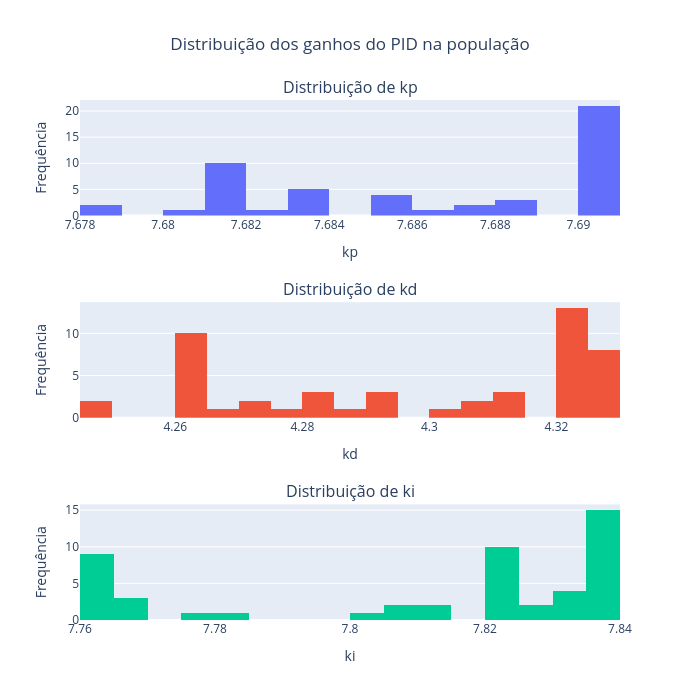

Source (notebook cell):
### Code cell
# @title Figura 2: Histogramas dos ganhos na população da geração final

fig = make_subplots(
    rows=3, cols=1,
    subplot_titles=("Distribuição de kp", "Distribuição de kd", "Distribuição de ki")
)

fig.add_trace(
    go.Histogram(x=pop[:,0], nbinsx=20, name="kp"),
    row=1, col=1
)

fig.add_trace(
    go.Histogram(x=pop[:,1], nbinsx=20, name="kd"),
    row=2, col=1
)

fig.add_trace(
    go.Histogram(x=pop[:,2], nbinsx=20, name="ki"),
    row=3, col=1
)

fig.update_layout(
    title=dict(
        text='Distribuição dos ganhos do PID na população',
        x=0.5
    ),
    width=700,
    height=700,
    showlegend=False
)

fig.update_xaxes(title_text="kp", row=1, col=1)
fig.update_xaxes(title_text="kd", row=2, col=1)
fig.update_xaxes(title_text="ki", row=3, col=1)

fig.update_yaxes(title_text="Frequência")

fig.show()

### Figure 1 — Plotly figure (JSON) as saved in the notebook; plotly's stock layout.template omitted (floating-point values rounded to 4 significant figures)
{"data": [{"name": "kp", "nbinsx": 20, "type": "histogram", "x": [7.684, 7.683, 7.69, 7.681, 7.681, 7.681, 7.684, 7.691, 7.69, 7.681, 7.69, 7.69, 7.69, 7.678, 7.69, 7.684, 7.687, 7.678, 7.681, 7.69, 7.69, 7.69, 7.69, 7.681, 7.685, 7.681, 7.686, 7.686, 7.687, 7.688, 7.688, 7.689, 7.69, 7.681, 7.682, 7.68, 7.681, 7.688, 7.69, 7.69, 7.69, 7.69, 7.69, 7.685, 7.69, 7.69, 7.69, 7.684, 7.682, 7.69], "xaxis": "x", "yaxis": "y"}, {"name": "kd", "nbinsx": 20, "type": "histogram", "x": [4.279, 4.275, 4.325, 4.263, 4.263, 4.263, 4.282, 4.323, 4.325, 4.263, 4.325, 4.325, 4.325, 4.248, 4.325, 4.282, 4.3, 4.248, 4.263, 4.325, 4.325, 4.321, 4.325, 4.263, 4.288, 4.263, 4.293, 4.292, 4.307, 4.311, 4.306, 4.313, 4.263, 4.325, 4.271, 4.263, 4.312, 4.263, 4.325, 4.325, 4.325, 4.325, 4.324, 4.291, 4.325, 4.325, 4.325, 4.282, 4.268, 4.321], "xaxis": "x2", "yaxis": "y2"}, {"name": "ki", "nbinsx": 20, "type": "histogram", "x": [7.783, 7.777, 7.838, 7.762, 7.762, 7.762, 7.825, 7.822, 7.838, 7.762, 7.838, 7.838, 7.839, 7.765, 7.838, 7.825, 7.765, 7.821, 7.762, 7.838, 7.839, 7.821, 7.838, 7.762, 7.805, 7.762, 7.811, 7.81, 7.829, 7.831, 7.825, 7.825, 7.833, 7.762, 7.808, 7.805, 7.822, 7.762, 7.838, 7.839, 7.834, 7.834, 7.837, 7.826, 7.838, 7.838, 7.838, 7.825, 7.768, 7.821], "xaxis": "x3", "yaxis": "y3"}], "layout": {"annotations": [{"font": {"size": 16}, "showarrow": false, "text": "Distribuição de kp", "x": 0.5, "xanchor": "center", "xref": "paper", "y": 1, "yanchor": "bottom", "yref": "paper"}, {"font": {"size": 16}, "showarrow": false, "text": "Distribuição de kd", "x": 0.5, "xanchor": "center", "xref": "paper", "y": 0.6111, "yanchor": "bottom", "yref": "paper"}, {"font": {"size": 16}, "showarrow": false, "text": "Distribuição de ki", "x": 0.5, "xanchor": "center", "xref": "paper", "y": 0.2222, "yanchor": "bottom", "yref": "paper"}], "height": 700, "showlegend": false, "title": {"text": "Distribuição dos ganhos do PID na população", "x": 0.5}, "width": 700, "xaxis": {"anchor": "y", "domain": [0, 1], "title": {"text": "kp"}}, "xaxis2": {"anchor": "y2", "domain": [0, 1], "title": {"text": "kd"}}, "xaxis3": {"anchor": "y3", "domain": [0, 1], "title": {"text": "ki"}}, "yaxis": {"anchor": "x", "domain": [0.7778, 1], "title": {"text": "Frequência"}}, "yaxis2": {"anchor": "x2", "domain": [0.3889, 0.6111], "title": {"text": "Frequência"}}, "yaxis3": {"anchor": "x3", "domain": [0, 0.2222], "title": {"text": "Frequência"}}}}
